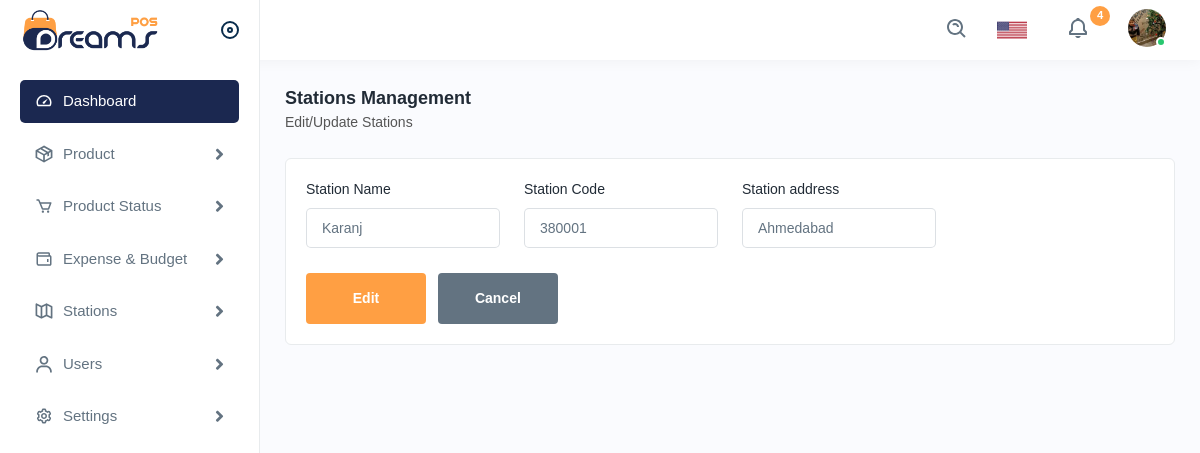
The app's page /editstation/1 with its own data.
### app/models.py (models this page shows, shortened)
class stationDetails(models.Model):
    station_id = models.IntegerField(primary_key=True)
    station_name = models.CharField(max_length=255)
    station_code = models.CharField(max_length=255)
    station_address = models.CharField(max_length=255)

### app/views.py (the view, shortened to what this page needs)
# urls.py: path('editstation/<int:id>',views.editstation, name='editstation'),
def editstation(request,id):
    station_id = stationDetails.objects.get(station_id=id)
    return render(request,'editstation.html',{'i': station_id})

### templates/editstation.html (shortened to what this page needs)
{% extends 'navbar.html' %}
{% load static %}
{% block body %}
<div class="main-wrapper">
    <div class="page-wrapper">
        <div class="content">
            <div class="page-header">
                <div class="page-title">
                    <h4>Stations Management</h4>
                    <h6>Edit/Update Stations</h6>
                </div>
            </div>
            <div class="card">
                <div class="card-body">
                    <form action="{% url 'editstation' i.station_id  %}" method="post">
                    <div class="row">
                        <div class="col-lg-3 col-sm-6 col-12">
                            <div class="form-group">
                                <label>Station Name</label>
                                <input type="text" name="station_name" value="{{i.station_name}}">
                            </div>
                        </div>
                        <div class="col-lg-3 col-sm-6 col-12">
                            <div class="form-group">
                                <label>Station Code</label>
                                <input type="text" name="station_code" value="{{i.station_code}}">
                            </div>
                        </div>
                        <div class="col-lg-3 col-sm-6 col-12">
                            <div class="form-group">
                                <label>Station address</label>
                                <input type="text" name="station_address" value="{{i.station_address}}">
                            </div>
                        </div>
                        <div class="col-lg-12">
                            <input type="submit" class="btn btn-submit me-2" data-dismiss="modal" value="Edit">
                            <a href="{% url 'stationlist' %}"><input type="submit" class="btn btn-cancel" value="Cancel"></a>
                        </div>
                    </div>
                </form>
                </div>
            </div>
        </div>
    </div>
</div>
{% endblock %}

### records on screen
stationDetails: station_name "Karanj", station_code "380001", station_address "Ahmedabad"
